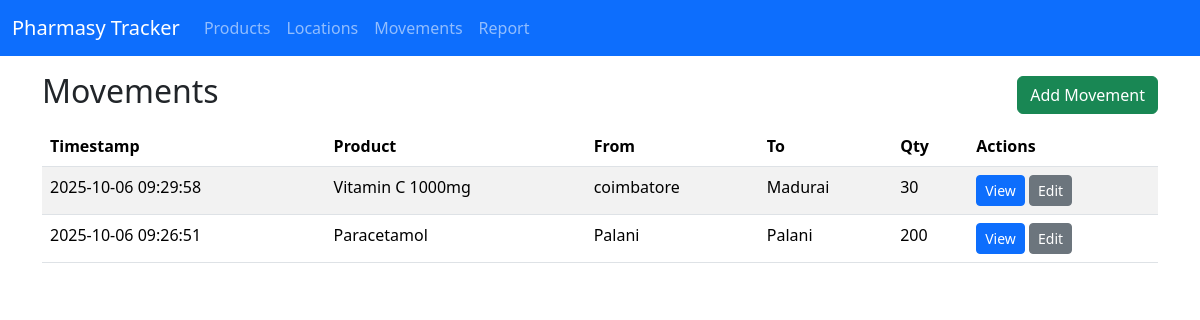
/movements, run on the app's committed database.
### app.py (models this page shows)
class ProductMovement(db.Model):
    movement_id = db.Column(db.String, primary_key=True)
    timestamp = db.Column(db.DateTime, default=datetime.utcnow)
    from_location = db.Column(db.String, db.ForeignKey('location.location_id'), nullable=True)
    to_location = db.Column(db.String, db.ForeignKey('location.location_id'), nullable=True)
    product_id = db.Column(db.String, db.ForeignKey('product.product_id'), nullable=False)
    qty = db.Column(db.Integer, nullable=False)
    product = db.relationship('Product', foreign_keys=[product_id])
    from_loc = db.relationship('Location', foreign_keys=[from_location])
    to_loc = db.relationship('Location', foreign_keys=[to_location])

class Product(db.Model):
    product_id = db.Column(db.String, primary_key=True)
    name = db.Column(db.String, nullable=False)
    description = db.Column(db.String)

class Location(db.Model):
    location_id = db.Column(db.String, primary_key=True)
    name = db.Column(db.String, nullable=False)
    address = db.Column(db.String)

### app.py (the view)
@app.route('/movements')
def movements():
    movs = ProductMovement.query.order_by(ProductMovement.timestamp.desc()).all()
    return render_template('movements.html', movements=movs)

### app.py (called while the page is built)
@app.before_request
def run_initialization_once():
    global initialization_done
    if not initialization_done:
        db.create_all()
        seed_data()  # <---- Auto seed when DB is first created
        initialization_done = True

### templates/movements.html
{% extends "base.html" %}
{% block content %}
<div class="d-flex justify-content-between align-items-center mb-2">
  <h2>Movements</h2>
  <a class="btn btn-success" href="{{ url_for('add_movement') }}">Add Movement</a>
</div>
<table class="table table-striped">
  <thead><tr><th>Timestamp</th><th>Product</th><th>From</th><th>To</th><th>Qty</th><th>Actions</th></tr></thead>
  <tbody>
    {% for m in movements %}
    <tr>
      <td>{{ m.timestamp.strftime('%Y-%m-%d %H:%M:%S') }}</td>
      <td>{{ m.product.name if m.product else m.product_id }}</td>
      <td>{{ m.from_loc.name if m.from_loc else '-' }}</td>
      <td>{{ m.to_loc.name if m.to_loc else '-' }}</td>
      <td>{{ m.qty }}</td>
      <td>
        <a class="btn btn-sm btn-primary" href="{{ url_for('view_movement', movement_id=m.movement_id) }}">View</a>
        <a class="btn btn-sm btn-secondary" href="{{ url_for('edit_movement', movement_id=m.movement_id) }}">Edit</a>
      </td>
    </tr>
    {% endfor %}
  </tbody>
</table>
{% endblock %}

### data on the page
ProductMovement: timestamp "2025-10-06 09:29:58", product "Vitamin C 1000mg", from_loc "coimbatore", to_loc "Madurai", qty "30"
ProductMovement: timestamp "2025-10-06 09:26:51", product "Paracetamol", from_loc "Palani", to_loc "Palani", qty "200"
